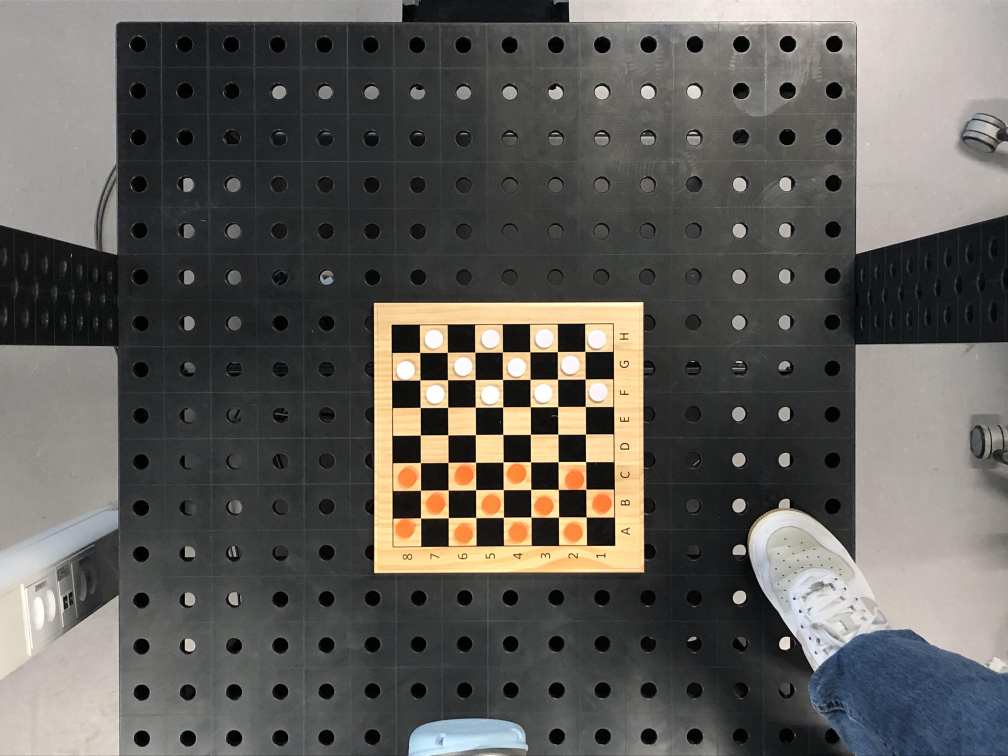
//> input picture ComputerVision_versions/Images/chessboard.jpg, 4032 x 3024 px (shown at 1/4 size)
$ ./main ../Images/chessboard.jpg   (built with g++ and OpenCV 4)
//> lines starting //> are read from the running program, lines starting //| are printed output that depends on the picture
### ComputerVision_versions/Computervision v1.0/qa.hpp
#ifndef QA_HPP
#define QA_HPP
#define QA_MULTI_DEMO true


int a1( int argc, char** argv );
int a5147( int argc, char** argv );
int bitwisesample( int argc, char** argv );
int apointSetBoundingRect( int argc, char** argv );
bool detectAndDrawChessboardCorners();
bool detectAndDrawCentersOfCircles();
int a25912( int argc, char** argv );
int a69434( int argc, char** argv );
int a24463( int argc, char** argv );
int a65061( int argc, char** argv );
int a23910( int argc, char** argv );
int a59782( int argc, char** argv );
int a24405( int argc, char** argv );
int a65164( int argc, char** argv );
int a65164a( int argc, char** argv );
int a68942( int argc, char** argv );
int a66209( int argc, char** argv );
int a4183( int argc, char** argv );
int so32584486(int argc, char** argv);

#endif // QA_HPP

### ComputerVision_versions/Computervision v1.0/main.cpp
#include <iostream>
#include "qa.hpp"
#include <opencv2/opencv.hpp>
#include "opencv2/imgproc.hpp"
#include "opencv2/highgui.hpp"
#include "opencv2/calib3d.hpp"
#include "opencv2/imgcodecs.hpp"
#include <cmath>

using namespace cv;
using namespace std;

//Code for detecting and drawing chessboard corners

// String array with images, if more than 1 picture needs to be processed.

string images[1] = {"/home/aksel/Documents/GitHub/Autonome_Robotter/ComputerVision_versions/Images/boards4.jpg"};

std::vector<cv::Point2f> detectAndDrawChessboardCorners(Mat src)
{
    for (int i = 0; i < 1; i++){
        Mat img = src;
        Size patternsize(7,7); // The interior number of corners in a checkers board
    Mat gray;
    cvtColor(img,gray,COLOR_BGR2GRAY);
    vector<Point2f> corners; // Array will be filled by the detected corners

    //CALIB_CB_FAST_CHECK saves a lot of time on images (Removed for better accuracy)
    bool patternfound = findChessboardCorners(gray, patternsize, corners, 0 +
                                              CALIB_CB_ADAPTIVE_THRESH + CALIB_CB_NORMALIZE_IMAGE
                                                  + CALIB_CB_FILTER_QUADS);

    cout << "Corners:  " << corners << endl;
    cout << "Pattern: " << patternfound << endl;
    cout << "Numb of cha: " << img.channels() << endl;

    if(patternfound){
        cornerSubPix(gray, corners, Size(11, 11), Size(-1, -1),
                     TermCriteria(TermCriteria::MAX_ITER|TermCriteria::EPS, 30, 0.1));
    } // Subpixels are also considered increasing accuracy

    drawChessboardCorners(img, patternsize, Mat(corners), patternfound); // Corners er visualized.

    namedWindow("detected board", WINDOW_NORMAL);
    imshow("detected board", img);
    resizeWindow("detected board", 1000, 1300);
    moveWindow("detected board",img.cols/2,100);

    // Define the offset of where the table the checkers board can be placed on starts. Also the scale of cm per pixel. These have to be defined when camera is set up.
    int offsetx = 777;
    int offsety = 1313;
    float pixToMeters = (0.03 / sqrt(pow((corners[1].x - corners[0].x),2) + pow((corners[1].y - corners[0].y),2)));

    for(int i = 0; i <= corners.size(); i++){
        corners[i].x = (corners[i].x - offsetx)* pixToMeters;
        corners[i].y = (corners[i].y - offsety) * pixToMeters;
    } // Corners er redefined with coordinates in m instead of pixels.

    cout << "New corners:  " << endl;
    cout << corners << endl;

    float boardSize;
    int exponent = 2;
    boardSize = sqrt((pow(corners[1].x - corners[0].x,exponent)) + (pow(corners[1].y - corners[0].y,exponent)));
    // The length of the individual squares of the board are calculated to calibrate the game program.
    cout << "Boardsize: " << boardSize << endl;
    }
    waitKey(0);

    return true;

}

#if QA_MULTI_DEMO

int main(int argc, char** argv )
{
    //![load]
    const char* filename = argc >=2 ? argv[1] : "/home/aksel/Documents/GitHub/Autonome_Robotter/ComputerVision_versions/Images/boards4.jpg";

    // Loads an image
    Mat src = imread( samples::findFile( filename ), IMREAD_COLOR );
//> src is the input picture: 3024 rows x 4032 cols, CV_8UC3; mean B, G, R 90.2, 94.4, 96.8

    // Check if image is loaded fine
    if(src.empty()){
        printf(" Error opening image\n");
        printf(" Program Arguments: [image_name -- default %s] \n", filename);
        return EXIT_FAILURE;
    }
    //![load]

    //![convert_to_gray]
    Mat gray;
    cvtColor(src, gray, COLOR_BGR2GRAY);
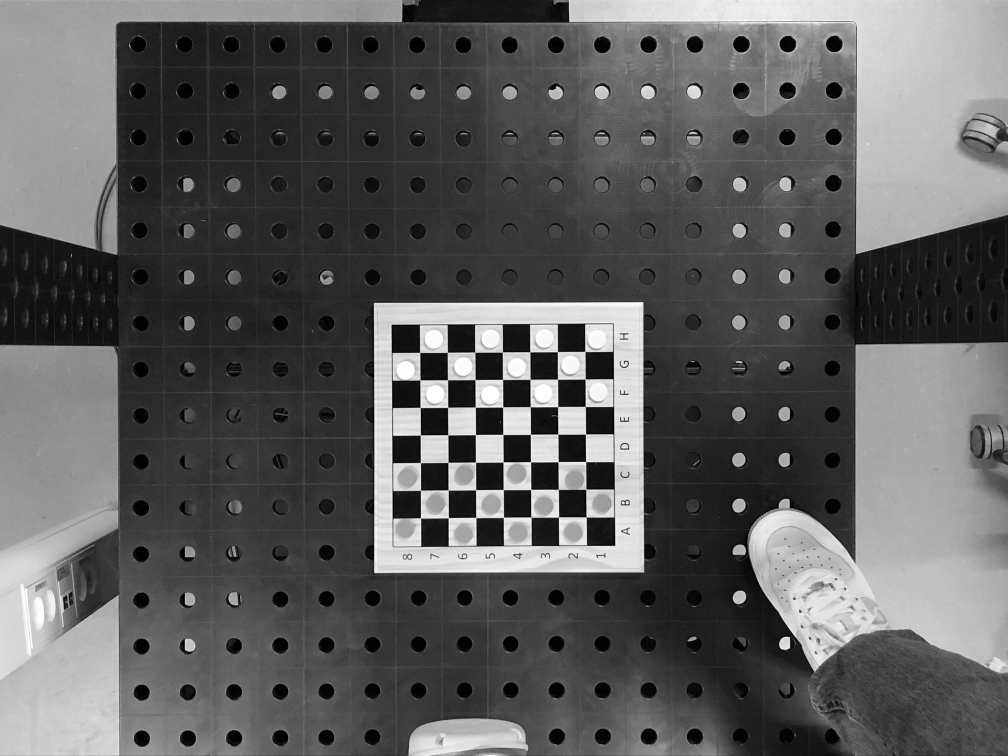
//> gray: 3024 rows x 4032 cols, CV_8UC1 (shown at 1/4 size); min 0, max 255, mean 94.6
    //![convert_to_gray]

    //![reduce_noise]
    medianBlur(gray, gray, 1);
    //![reduce_noise]

    //![houghcircles]
    vector<Vec3f> circles;
    HoughCircles(gray, circles, HOUGH_GRADIENT, 1,
                 gray.rows/50,  // change this value to detect circles with different distances to each other
                 100, 30, 20, 21 // change the last two parameters
                 // (min_radius & max_radius) to detect larger circles
                 );
//> circles = empty
    //![houghcircles]


    //![draw]
    for( size_t i = 0; i < circles.size(); i++ )
    {
        Vec3i c = circles[i];
        Point center = Point(c[0], c[1]);
        // circle center
        circle( src, center, 1, Scalar(0,100,100), 3, LINE_AA);
        // circle outline
        int radius = c[2];
        circle( src, center, radius+5, Scalar(0,0,0), -1, LINE_AA);
        cout << center << endl;

    }
//> this loop made 0 passes
    //![draw]

    //![display]
    namedWindow("detected circles", WINDOW_NORMAL);
    imshow("detected circles", src);
    resizeWindow("detected circles", 500, 650);
    waitKey();
    //![display]


    detectAndDrawChessboardCorners(src);
//> the loop in detectAndDrawChessboardCorners, `for (int i = 0; i < 1; i++)` made 1 pass
//> (patternfound, pixToMeters, boardSize) on pass 1: (true, 0.000272, 0.03)
//| Corners:  [1680.2598, 1411.0231;
//|  1789.8398, 1411.5298;
//|  1900.6022, 1410.2615;
//|  2010.9915, 1409.3948;
//> (the first 4 of 100 printed lines)
//> (the run ends here: the program needs code that is not available in this run, at `return true;`)
